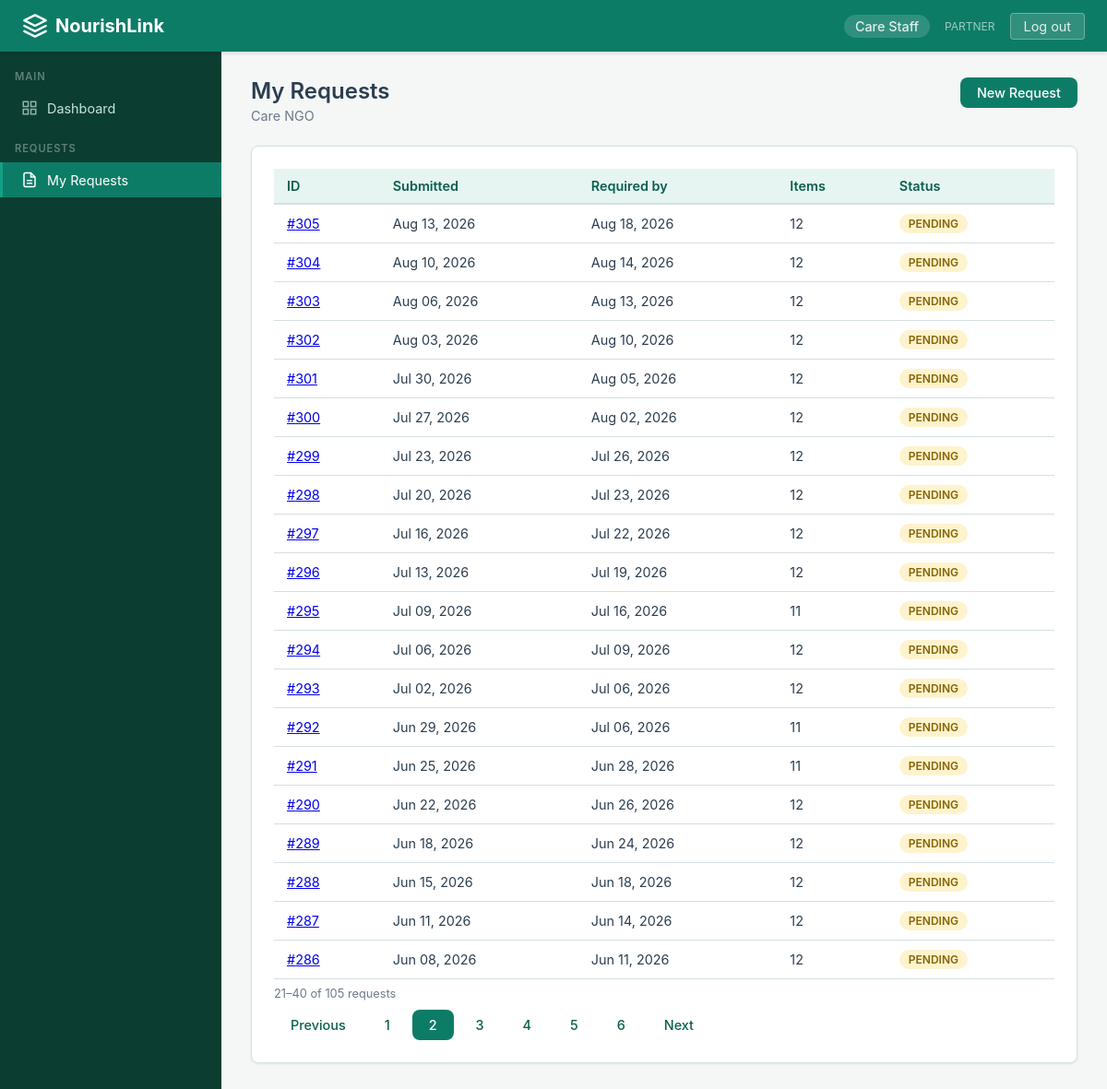
The app's page /requests/mine/?page=2 (signed in) with its own data.
### core/models.py (models this page shows, shortened)
class Profile(models.Model):
    class Role(models.TextChoices):
        COORDINATOR = 'COORDINATOR', 'Coordinator'
        PARTNER = 'PARTNER', 'Partner'
    user = models.OneToOneField(User, on_delete=models.CASCADE, related_name='profile')
    role = models.CharField(max_length=15, choices=Role.choices)
    organization = models.ForeignKey(Organization, on_delete=models.SET_NULL, null=True, blank=True, related_name='members')

class Organization(models.Model):
    class OrgType(models.TextChoices):
        SHELTER = 'SHELTER', 'Shelter'
        COMMUNITY_KITCHEN = 'COMMUNITY_KITCHEN', 'Community Kitchen'
        NGO = 'NGO', 'NGO'
        OTHER = 'OTHER', 'Other'
    name = models.CharField(max_length=200)
    org_type = models.CharField(max_length=20, choices=OrgType.choices, default=OrgType.OTHER)
    contact_email = models.EmailField(blank=True)
    phone = models.CharField(max_length=20, blank=True)
    address = models.TextField(blank=True)
    is_active = models.BooleanField(default=True)
    created_at = models.DateTimeField(auto_now_add=True)

class Request(models.Model):
    class Status(models.TextChoices):
        PENDING = 'PENDING', 'Pending'
        APPROVED = 'APPROVED', 'Approved'
        PARTIALLY_FULFILLED = 'PARTIALLY_FULFILLED', 'Partially Fulfilled'
        FULFILLED = 'FULFILLED', 'Fulfilled'
        CANCELLED = 'CANCELLED', 'Cancelled'
    organization = models.ForeignKey(Organization, on_delete=models.CASCADE, related_name='requests')
    requested_by = models.ForeignKey(User, on_delete=models.CASCADE, related_name='requests_made')
    required_by_date = models.DateField()
    status = models.CharField(max_length=25, choices=Status.choices, default=Status.PENDING)
    notes = models.TextField(blank=True)
    created_at = models.DateTimeField(auto_now_add=True)
    updated_at = models.DateTimeField(auto_now=True)
    class Meta:
        ordering = ['required_by_date', 'created_at']

### core/views.py (the view)
# urls.py: path('requests/mine/', views.my_requests, name='my_requests'),
@partner_required
def my_requests(request):
    org = request.user.profile.organization
    requests_qs = (
        Request.objects.filter(organization=org)
        .prefetch_related('items')
        .order_by('-created_at')
    )
    paginator = Paginator(requests_qs, 20)
    page = paginator.get_page(request.GET.get('page'))
    return render(request, 'core/my_requests.html', {
        'page_obj': page,
        'total': paginator.count,
        'organization': org,
    })

### templates/core/my_requests.html (shortened to what this page needs)
{% extends "base.html" %}
{% block content %}
<div class="page-header" style="display:flex;justify-content:space-between;align-items:flex-start;gap:12px;flex-wrap:wrap;">
  <div>
    <h1>My Requests</h1>
    <p>{{ organization.name|default:"" }}</p>
  </div>
  <a href="{% url 'request_create' %}" class="btn btn-primary">New Request</a>
</div>
{% if total == 0 %}
<div class="card">
  <div class="empty-state">
    <p>No requests yet. Create one to get started.</p>
    <p style="margin-top:14px;">
      <a href="{% url 'request_create' %}" class="btn btn-primary">Create Request</a>
    </p>
  </div>
</div>
{% else %}
<div class="card">
  <div class="table-wrap">
    <table>
      <thead>
        <tr>
          <th>ID</th>
          <th>Submitted</th>
          <th>Required by</th>
          <th>Items</th>
          <th>Status</th>
        </tr>
      </thead>
      <tbody>
        {% for req in page_obj %}
        <tr>
          <td><a href="{% url 'request_detail' req.pk %}">#{{ req.id }}</a></td>
          <td>{{ req.created_at|date:"M d, Y" }}</td>
          <td>{{ req.required_by_date|date:"M d, Y" }}</td>
          <td>{{ req.items.all|length }}</td>
          <td>
            {% if req.status == 'PENDING' %}
              <span class="badge badge-pending">Pending</span>
            {% elif req.status == 'APPROVED' %}
              <span class="badge badge-approved">Approved</span>
            {% elif req.status == 'PARTIALLY_FULFILLED' %}
              <span class="badge badge-partial">Partial</span>
            {% elif req.status == 'FULFILLED' %}
              <span class="badge badge-fulfilled">Fulfilled</span>
            {% elif req.status == 'CANCELLED' %}
              <span class="badge badge-cancelled">Cancelled</span>
            {% endif %}
          </td>
        </tr>
        {% endfor %}
      </tbody>
    </table>
  </div>
  <p style="font-size:.8rem;color:var(--text-muted);margin-top:8px;">{{ page_obj.start_index }}&ndash;{{ page_obj.end_index }} of {{ total }} requests</p>
  {% if page_obj.paginator.num_pages > 1 %}
  <nav style="display:flex;align-items:center;gap:6px;flex-wrap:wrap;margin-top:10px;">
    {% if page_obj.has_previous %}
      <a href="{% querystring page=page_obj.previous_page_number %}" class="btn btn-sm btn-ghost">Previous</a>
    {% else %}
      <span class="btn btn-sm btn-ghost" style="opacity:.5;cursor:not-allowed;">Previous</span>
    {% endif %}
    {% for num in page_obj.paginator.page_range %}
      {% if num == page_obj.number %}
        <span class="btn btn-sm btn-primary">{{ num }}</span>
      {% else %}
        <a href="{% querystring page=num %}" class="btn btn-sm btn-ghost">{{ num }}</a>
      {% endif %}
    {% endfor %}
    {% if page_obj.has_next %}
      <a href="{% querystring page=page_obj.next_page_number %}" class="btn btn-sm btn-ghost">Next</a>
    {% else %}
      <span class="btn btn-sm btn-ghost" style="opacity:.5;cursor:not-allowed;">Next</span>
    {% endif %}
  </nav>
  {% endif %}
</div>
{% endif %}
{% endblock %}

### templates/base.html (shortened to what this page needs)
<!DOCTYPE html>
<html lang="en">
<head>
</head>
<body>
  <nav class="navbar">
    <a href="{% url 'dashboard' %}" class="navbar-brand">
      <svg viewBox="0 0 24 24" fill="none" stroke="currentColor" stroke-width="2" stroke-linecap="round" stroke-linejoin="round">
        <path d="M12 2L2 7l10 5 10-5-10-5z"/>
        <path d="M2 17l10 5 10-5"/>
        <path d="M2 12l10 5 10-5"/>
      </svg>
      NourishLink
    </a>
    <div class="navbar-right">
      {% if user.is_authenticated %}
        <span class="navbar-user">{{ user.get_full_name|default:user.username }}</span>
        {% if user.profile.role %}
          <span style="font-size:.75rem;opacity:.7">{{ user.profile.role }}</span>
        {% endif %}
        <a href="{% url 'logout' %}" class="btn-logout">Log out</a>
      {% else %}
        <a href="{% url 'login' %}">Log in</a>
      {% endif %}
    </div>
  </nav>
  {% if user.is_authenticated %}
  <div class="layout">
    <aside class="sidebar">
      {% if user.profile.role == 'COORDINATOR' %}
        <div class="sidebar-section">Main</div>
        <a href="{% url 'dashboard' %}" class="{% if request.resolver_match.url_name == 'dashboard' %}active{% endif %}">
          <svg viewBox="0 0 24 24" fill="none" stroke="currentColor" stroke-width="2"><rect x="3" y="3" width="7" height="7"/><rect x="14" y="3" width="7" height="7"/><rect x="3" y="14" width="7" height="7"/><rect x="14" y="14" width="7" height="7"/></svg>
          Dashboard
        </a>
        <div class="sidebar-section" style="margin-top:18px;">Manage</div>
        <a href="{% url 'inventory' %}" class="{% if request.resolver_match.url_name in 'inventory,batch_detail,donation_create' %}active{% endif %}">
          <svg viewBox="0 0 24 24" fill="none" stroke="currentColor" stroke-width="2"><path d="M20 7l-8-4-8 4m16 0l-8 4m8-4v10l-8 4m0-10L4 7m8 4v10M4 7v10l8 4"/></svg>
          Inventory
        </a>
        <a href="{% url 'request_list' %}" class="{% if request.resolver_match.url_name in 'request_list,request_detail' %}active{% endif %}">
          <svg viewBox="0 0 24 24" fill="none" stroke="currentColor" stroke-width="2"><path d="M14 2H6a2 2 0 00-2 2v16a2 2 0 002 2h12a2 2 0 002-2V8z"/><polyline points="14 2 14 8 20 8"/><line x1="16" y1="13" x2="8" y2="13"/><line x1="16" y1="17" x2="8" y2="17"/></svg>
          Requests
        </a>
        <a href="{% url 'plan_list' %}" class="{% if request.resolver_match.url_name in 'plan_list,plan_detail,plan_generate' %}active{% endif %}">
          <svg viewBox="0 0 24 24" fill="none" stroke="currentColor" stroke-width="2"><circle cx="12" cy="12" r="10"/><path d="M16 12l-4-4-4 4m4-4v8"/></svg>
          Allocation
        </a>
        <a href="{% url 'pickups' %}" class="{% if request.resolver_match.url_name == 'pickups' %}active{% endif %}">
          <svg viewBox="0 0 24 24" fill="none" stroke="currentColor" stroke-width="2"><rect x="1" y="3" width="15" height="13"/><polygon points="23 7 16 12 16 2 23 7"/></svg>
          Pickups
        </a>
        <a href="{% url 'forecast_list' %}" class="{% if request.resolver_match.url_name == 'forecast_list' %}active{% endif %}">
          <svg viewBox="0 0 24 24" fill="none" stroke="currentColor" stroke-width="2"><path d="M3 3v18h18"/><path d="M18.7 8l-5.1 5.2-2.8-2.7L7 14.3"/></svg>
          Forecasts
        </a>
        <a href="{% url 'ai_list' %}" class="{% if request.resolver_match.url_name in 'ai_list,ai_detail' %}active{% endif %}">
          <svg viewBox="0 0 24 24" fill="none" stroke="currentColor" stroke-width="2"><circle cx="12" cy="12" r="3"/><path d="M12 2v3m0 14v3M4.9 4.9l2.1 2.1m10 10l2.1 2.1M2 12h3m14 0h3M4.9 19.1l2.1-2.1m10-10l2.1-2.1"/></svg>
          AI Proposals
        </a>
        <div class="sidebar-section" style="margin-top:18px;">Analytics</div>
        <a href="#">
          <svg viewBox="0 0 24 24" fill="none" stroke="currentColor" stroke-width="2"><line x1="18" y1="20" x2="18" y2="10"/><line x1="12" y1="20" x2="12" y2="4"/><line x1="6" y1="20" x2="6" y2="14"/></svg>
          Reports
        </a>
      {% elif user.profile.role == 'PARTNER' %}
        <div class="sidebar-section">Main</div>
        <a href="{% url 'dashboard' %}" class="{% if request.resolver_match.url_name == 'dashboard' %}active{% endif %}">
          <svg viewBox="0 0 24 24" fill="none" stroke="currentColor" stroke-width="2"><rect x="3" y="3" width="7" height="7"/><rect x="14" y="3" width="7" height="7"/><rect x="3" y="14" width="7" height="7"/><rect x="14" y="14" width="7" height="7"/></svg>
          Dashboard
        </a>
        <div class="sidebar-section" style="margin-top:18px;">Requests</div>
        <a href="{% url 'my_requests' %}" class="{% if request.resolver_match.url_name in 'my_requests,request_detail,request_create' %}active{% endif %}">
          <svg viewBox="0 0 24 24" fill="none" stroke="currentColor" stroke-width="2"><path d="M14 2H6a2 2 0 00-2 2v16a2 2 0 002 2h12a2 2 0 002-2V8z"/><polyline points="14 2 14 8 20 8"/><line x1="16" y1="13" x2="8" y2="13"/><line x1="16" y1="17" x2="8" y2="17"/></svg>
          My Requests
        </a>
      {% endif %}
    </aside>
    <main class="main-content">
    {% endif %}
      {% block content %}{% endblock %}
    {% if user.is_authenticated %}
    </main>
  </div>
    {% else %}
    </div>
    {% endif %}
</body>
</html>

### templates/base.html (style rules this page uses)
:root { --primary: #0d7c66; --primary-dark: #095e4e; --primary-light: #e6f5f1; --accent: #14a085; --bg: #f4f7f6; --sidebar-bg: #0b3d31; --sidebar-text: #c8e6df; --sidebar-hover: #0d7c66; --card-bg: #ffffff; --text: #2c3e50; --text-muted: #6c7a89; --border: #d5dfe3; --danger: #c0392b; --warning: #e67e22; --success: #27ae60; --info: #2980b9; --radius: 8px; --shadow: 0 1px 3px rgba(0,0,0,.08); }
*, *::before, *::after { box-sizing: border-box; margin: 0; padding: 0; }
body { font-family: -apple-system, BlinkMacSystemFont, "Segoe UI", Roboto, "Helvetica Neue", Arial, sans-serif; background: var(--bg); color: var(--text); min-height: 100vh; display: flex; flex-direction: column; }
.navbar { background: var(--primary); color: #fff; display: flex; align-items: center; justify-content: space-between; padding: 0 24px; height: 56px; position: sticky; top: 0; z-index: 100; box-shadow: 0 2px 4px rgba(0,0,0,.12); }
.navbar-brand { font-size: 1.25rem; font-weight: 700; color: #fff; text-decoration: none; display: flex; align-items: center; gap: 8px; }
.navbar-brand svg { width: 28px; height: 28px; }
.navbar-right { display: flex; align-items: center; gap: 16px; }
.navbar-right a, .navbar-right span { color: rgba(255,255,255,.85); text-decoration: none; font-size: .9rem; }
.navbar-user { background: rgba(255,255,255,.15); padding: 4px 12px; border-radius: 20px; font-weight: 500; }
.btn-logout { background: rgba(255,255,255,.15); border: 1px solid rgba(255,255,255,.3); color: #fff; padding: 5px 14px; border-radius: 4px; font-size: .85rem; cursor: pointer; text-decoration: none; }
.layout { display: flex; flex: 1; }
.sidebar { width: 240px; background: var(--sidebar-bg); padding: 20px 0; min-height: calc(100vh - 56px); flex-shrink: 0; }
.sidebar-section { padding: 0 16px; margin-bottom: 8px; font-size: .7rem; font-weight: 600; text-transform: uppercase; letter-spacing: .08em; color: rgba(255,255,255,.35); }
.sidebar a { display: flex; align-items: center; gap: 10px; padding: 10px 20px; color: var(--sidebar-text); text-decoration: none; font-size: .9rem; border-left: 3px solid transparent; transition: background .15s, border-color .15s; }
.sidebar a:hover, .sidebar a.active { background: var(--sidebar-hover); border-left-color: var(--accent); color: #fff; }
.sidebar a svg { width: 18px; height: 18px; opacity: .7; flex-shrink: 0; }
.sidebar a:hover svg, .sidebar a.active svg { opacity: 1; }
.main-content { flex: 1; padding: 28px 32px; max-width: 1200px; }
.card { background: var(--card-bg); border-radius: var(--radius); box-shadow: var(--shadow); padding: 24px; border: 1px solid var(--border); }
.page-header { margin-bottom: 24px; }
.page-header h1 { font-size: 1.5rem; font-weight: 600; color: var(--text); }
.page-header p { color: var(--text-muted); margin-top: 4px; font-size: .9rem; }
.table-wrap { overflow-x: auto; }
table { width: 100%; border-collapse: collapse; font-size: .9rem; }
thead th { background: var(--primary-light); color: var(--primary-dark); text-align: left; padding: 10px 14px; font-weight: 600; border-bottom: 2px solid var(--border); }
tbody td { padding: 10px 14px; border-bottom: 1px solid var(--border); }
.badge { display: inline-block; padding: 3px 10px; border-radius: 12px; font-size: .75rem; font-weight: 600; text-transform: uppercase; }
.badge-pending { background: #fff3cd; color: #856404; }
.btn-sm { padding: 5px 12px; font-size: .8rem; }
.btn-ghost { background: transparent; color: var(--primary-dark); border: 1px solid var(--border); }
.btn { display: inline-flex; align-items: center; gap: 6px; padding: 8px 18px; border: none; border-radius: var(--radius); font-size: .9rem; font-weight: 500; cursor: pointer; text-decoration: none; transition: background .15s; }
.btn-primary { background: var(--primary); color: #fff; }

### records on screen
Organization: name "Care NGO"
Request: id "305", created_at "Aug 13, 2026", required_by_date "Aug 18, 2026", items.all|length "12", status "PENDING"
Request: id "304", created_at "Aug 10, 2026", required_by_date "Aug 14, 2026", items.all|length "12", status "PENDING"
Request: id "303", created_at "Aug 06, 2026", required_by_date "Aug 13, 2026", items.all|length "12", status "PENDING"
Request: id "302", created_at "Aug 03, 2026", required_by_date "Aug 10, 2026", items.all|length "12", status "PENDING"
Request: id "301", created_at "Jul 30, 2026", required_by_date "Aug 05, 2026", items.all|length "12", status "PENDING"
Request: id "300", created_at "Jul 27, 2026", required_by_date "Aug 02, 2026", items.all|length "12", status "PENDING"
Request: id "299", created_at "Jul 23, 2026", required_by_date "Jul 26, 2026", items.all|length "12", status "PENDING"
Request: id "298", created_at "Jul 20, 2026", required_by_date "Jul 23, 2026", items.all|length "12", status "PENDING"
Request: id "297", created_at "Jul 16, 2026", required_by_date "Jul 22, 2026", items.all|length "12", status "PENDING"
Request: id "296", created_at "Jul 13, 2026", required_by_date "Jul 19, 2026", items.all|length "12", status "PENDING"
Request: id "295", created_at "Jul 09, 2026", required_by_date "Jul 16, 2026", items.all|length "11", status "PENDING"
Request: id "294", created_at "Jul 06, 2026", required_by_date "Jul 09, 2026", items.all|length "12", status "PENDING"
Request: id "293", created_at "Jul 02, 2026", required_by_date "Jul 06, 2026", items.all|length "12", status "PENDING"
Request: id "292", created_at "Jun 29, 2026", required_by_date "Jul 06, 2026", items.all|length "11", status "PENDING"
Request: id "291", created_at "Jun 25, 2026", required_by_date "Jun 28, 2026", items.all|length "11", status "PENDING"
Request: id "290", created_at "Jun 22, 2026", required_by_date "Jun 26, 2026", items.all|length "12", status "PENDING"
Request: id "289", created_at "Jun 18, 2026", required_by_date "Jun 24, 2026", items.all|length "12", status "PENDING"
Request: id "288", created_at "Jun 15, 2026", required_by_date "Jun 18, 2026", items.all|length "12", status "PENDING"
Request: id "287", created_at "Jun 11, 2026", required_by_date "Jun 14, 2026", items.all|length "12", status "PENDING"
Request: id "286", created_at "Jun 08, 2026", required_by_date "Jun 11, 2026", items.all|length "12", status "PENDING"

### other values on screen
{{ user.get_full_name|default:user.username }} "Care Staff"
{{ user.profile.role }} "PARTNER"
{{ page_obj.start_index }} "21"
{{ page_obj.end_index }} "40"
{{ total }} "105"
{{ num }} "1" "3" "4" "5" "6"
{{ num }} "2"
